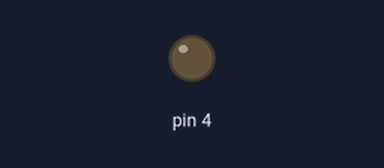
Simulated run of this sketch. Board: Arduino Uno, built for the host (arithmetic inside an expression is 32-bit, double 64-bit). Shown: output pins drawn as LEDs (lit = HIGH). What the sketch prints to the serial monitor is not drawn.

Above: at 0.1 s.
At 9.6 s:
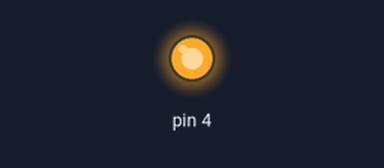
Timing chart, 0 to 11.5 s (numbered marks = the images above):
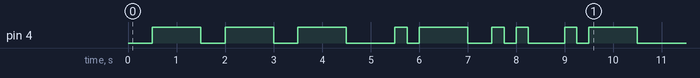

Measured:
- by itself, pin 4: LOW → HIGH at 0.50 s, → LOW 1.0 s later, → HIGH 0.50 s later, → LOW 1.0 s later, … (18 changes in this stretch)

The sketch:

morse.ino
```cpp
#include <cstdlib>
#include <iostream>
#include <string.h>
using namespace std;
void flash(int tiempoIn, int tiempoOut){
    digitalWrite(4, HIGH);   // Led ON
    delay(tiempoIn);              // pausa 1 seg
    digitalWrite(4, LOW);    // Led OFF
    delay(tiempoOut);
}


string convertToMorse(string str){
  char ascii[28] = " ABCDEFGHIJKLMNOPQRSTUVWXYZ", lwcAscii[28] = " abcdefghijklmnopqrstuvwxyz";
  string morse[27] = {"  ", ".- ", "-... ", "-.-. ", "-.. ", ". ", "..-. ", "--. ", ".... ", ".. ", ".--- ", "-.- ", ".-.. ", "-- ", "-. ", "--- ", ".--.", "--.- ", ".-. ", "... ", "- ", "..- ", "...- ", ".-- ", "-..- ", "-.-- ", "--.. "};
  string outpt;
  int xx=0;
  int size = str.length();
  cout<<"Length:"<<size<<endl;
  while(xx<str.length())
    {
       int x=0;
        bool working = false;
        while(!working)
        {
           if(ascii[x] != str[xx]&&lwcAscii[x] != str[xx])
           {
             x++;
           } else {
              working = !working;
          }
        }
        cout<<morse[x];
        outpt = outpt + morse[x];
        xx++;
    }

  while(xx<outpt.length()+1){
      if(outpt[xx] == '.')
      {
          flash(250,250);
      } else {
        if(outpt[xx] == '-'){
            flash(1000,500);
        } else {
        if(outpt[xx] == ' '){
           flash(0,500);
        }
       }
    }
     xx++;
  }
}
void setup() {
  pinMode(4, OUTPUT);
}


void loop() {
  convertToMorse("hola");
}
```
